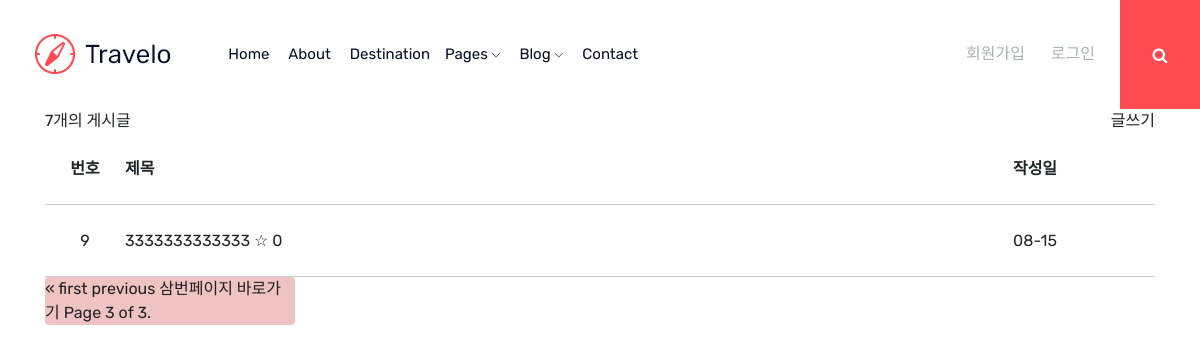
The app's page /?page=3, older data.
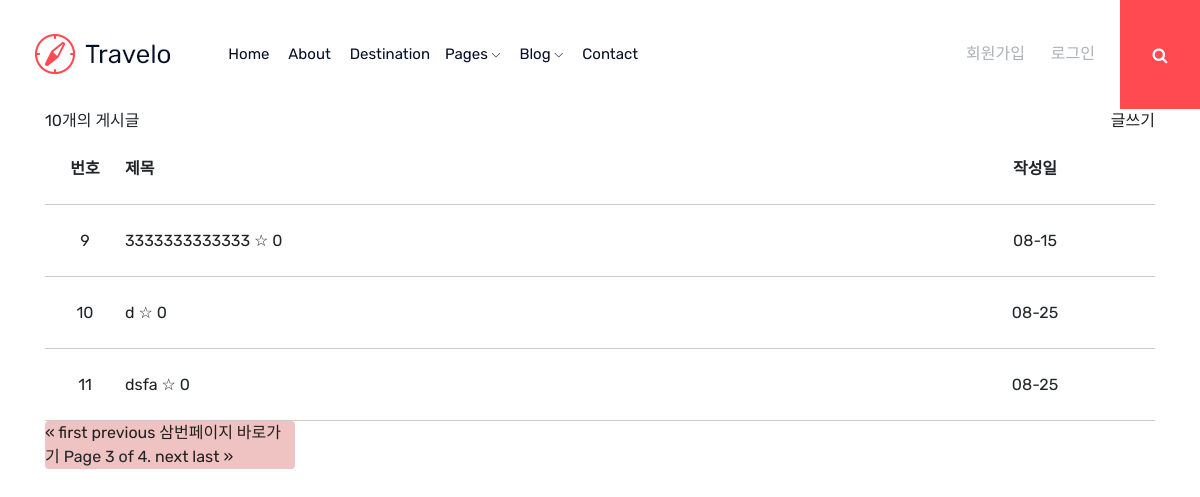
The same page, newer data.
### board/models.py (models this page shows, shortened)
class Post(models.Model):
    author = models.ForeignKey(settings.AUTH_USER_MODEL,
                               on_delete=models.CASCADE,
                               null=True,
                               related_name="created_posts")
    title = models.CharField("제목", max_length=50)
    camp_type = models.CharField("캠프 타입", max_length=20,default = '')
    camp_type_choice = (
		('백패킹', 'back'),
        ('차박', 'car'),
        ('오토캠핑', 'auto'))
    camp_type = models.CharField("캠프 타입", max_length=20, choices=camp_type_choice)
    desc = models.TextField("내용")     #사진 포함. photo = models.ImageField("사진", blank=True)
    position_latitude = models.FloatField("위도", null=True, blank=True, default=None)
    position_longitude= models.FloatField("경도", null=True, blank=True, default=None)
    address=models.CharField("주소", max_length=200,default = '')
    facility_toilet = models.BooleanField("화장실", default=False)
    facility_showerroom = models.BooleanField("샤워실",default=False)
    facility_cookroom = models.BooleanField("취사장", default=False)
    facility_store = models.BooleanField("매점", default=False)
    facility_electric = models.BooleanField("전기시설", default=False)
    facility_water_sewage = models.BooleanField("상하수시설", default=False)
    facility_fire = models.BooleanField("화재관련시설", default=False)
    capacity = models.FloatField("야영 가능한 사이트 수", null=True, blank=True, default=None)
    price_min=models.FloatField("최소이용가격", null=True, blank=True, default=None)
    price_max=models.FloatField("최대이용가격", null=True, blank=True, default=None)
    like = models.ManyToManyField(settings.AUTH_USER_MODEL,
                                  related_name="liked_posts")
    create_at = models.DateTimeField('처음작성시각', default=timezone.now)

### board/views.py (the view)
# urls.py: path('', index, name="index"),
def index(request):
    context = dict()
    search_q = request.GET.get('q', '')
    filter_q = request.GET.get('filter', '')  #filter_q = 오늘
    search_post = Post.objects.filter(
        Q(title__icontains=search_q) | Q(desc__icontains=search_q))
    filter_post = search_post.filter(
        Q(title__icontains=filter_q) | Q(desc__icontains=filter_q))
    paginator = Paginator(filter_post, 3)  # Show 25 contacts per page.
    page_number = request.GET.get('page')
    page_obj = paginator.get_page(page_number)
    context['all_post'] = filter_post
    context['page_obj'] = page_obj
    return render(request, 'index.html', context)

### board/templates/index.html (shortened to what this page needs)
{% extends 'header.html' %}
{%load static%}
{% block extrahead %}
    <link rel="stylesheet" href="{% static 'css/index.css' %}" type="text/css" />
{% endblock %}
{% block content %}
<div class = "container">
{{all_post|length}}개의 게시글
    <div class="write" style="float: right;">
    <a class="black_btn" href="{% url 'write' %}">글쓰기</a>
    </div>
<section>
    <div class="post_row post_row_label">
        <div class="post_id"> 번호 </div>
        <div class="post_title"> 제목 </div>
        <div class="post_date">작성일</div>
    </div>
    {% for one_post in page_obj %}
         <div class="post_row">
            <div class="post_id"> {{one_post.id}} </div>
            <div class="post_title">
                <a href="{% url 'detail' one_post.id %}">{{one_post.title}}</a>
                {% if user in one_post.like.all %}
                <a href="{% url 'like' one_post.id %}">★</a>
                {%else%}
                <a href="{% url 'like' one_post.id %}">☆</a>
                {%endif%}
                {{one_post.like.all|length }}
            </div>
            <div class="post_date">{{one_post.create_at|date:" m-d "}}</div>
        </div>
    {%endfor%}
    <div class="text_center" style="display: block; align-items:center; justify-content:center;">
    <div class="pagination" style = 'width:250px; background-color: rgb(240, 195, 195);'>
        <span class="step-links" >
            {% if page_obj.has_previous %}
                <a href="?page=1">&laquo; first</a>
                <a href="?page={{ page_obj.previous_page_number }}">previous</a>
            {% endif %}
            <a href="?page=3">삼번페이지 바로가기</a>
            <span class="current">
                Page {{ page_obj.number }} of {{ page_obj.paginator.num_pages }}.
            </span>
            {% if page_obj.has_next %}
                <a href="?page={{ page_obj.next_page_number }}">next</a>
                <a href="?page={{ page_obj.paginator.num_pages }}">last &raquo;</a>
            {% endif %}
        </span>
    </div>
    </div>
    </div>
{%endblock%}

### templates/header.html (shortened to what this page needs)
{% load static %}
<!DOCTYPE html>
<html lang="en">
<head>
    <link rel="stylesheet" href="{% static 'css/bootstrap.min.css' %}">
    <link rel="stylesheet" href="{% static 'css/owl.carousel.min.css' %}">
    <link rel="stylesheet" href="{% static 'css/magnific-popup.css' %}">
    <link rel="stylesheet" href="{% static 'css/font-awesome.min.css' %}">
    <link rel="stylesheet" href="{% static 'css/themify-icons.css' %}">
    <link rel="stylesheet" href="{% static 'css/nice-select.css' %}">
    <link rel="stylesheet" href="{% static 'css/flaticon.css' %}">
    <link rel="stylesheet" href="{% static 'css/gijgo.css' %}">
    <link rel="stylesheet" href="{% static 'css/animate.css' %}">
    <link rel="stylesheet" href="{% static 'css/slick.css' %}">
    <link rel="stylesheet" href="{% static 'css/slicknav.css' %}">
    <link rel="stylesheet" href="https://ajax.googleapis.com/ajax/libs/jqueryui/1.11.2/themes/smoothness/jquery-ui.css">
    <link rel="stylesheet" href="{% static 'css/style.css' %}">
    {% block extrahead %}
    {% endblock %}
</head>
<body>
    <header>
        <div class="header-area ">
            <div id="sticky-header" class="main-header-area">
                <div class="container-fluid">
                    <div class="header_bottom_border">
                        <div class="row align-items-center">
                            <div class="col-xl-2 col-lg-2">
                                <div class="logo">
                                    <a class="logo" href="{% url 'index' %}">
                                        <img src="{% static 'img/logo.png' %}" alt="">
                                    </a>
                                </div>
                            </div>
                            <div class="col-xl-6 col-lg-6">
                                <div class="main-menu  d-none d-lg-block">
                                    <nav>
                                        <ul id="navigation">
                                            <li><a class="active" href="index.html">home</a></li>
                                            <li><a href="about.html">About</a></li>
                                            <li><a class="" href="travel_destination.html">Destination</a></l/li>
                                            <li><a href="#">pages <i class="ti-angle-down"></i></a>
                                            </li>
                                            <li><a href="#">blog <i class="ti-angle-down"></i></a>
                                            </li>
                                            <li><a href="contact.html">Contact</a></li>
                                        </ul>
                                    </nav>
                                </div>
                            </div>
                            <div class="col-xl-4 col-lg-4 d-none d-lg-block">
                                <div class="social_wrap d-flex align-items-center justify-content-end">
                                    <div class="social_links d-none d-xl-block">
                                        <ul>
                                                {% if user.is_authenticated %}
                                                    <li><a href="{% url 'index' %}">{{user}}</a></li>
                                                    <a href="{% url 'signout' %}">로그아웃</a></li>
                                                {%else%}
                                                    <li><a href="{% url 'signup' %}">회원가입</a></li>
                                                    <li><a href="{% url 'signin' %}">로그인</a></li>
                                                {%endif%}
                                        </ul>
                                    </div>
                                </div>
                            </div>
                            <div class="seach_icon">
                                <a data-toggle="modal" data-target="#exampleModalCenter" href="#">
                                    <i class="fa fa-search"></i>
                                </a>
                            </div>
                            <div class="col-12">
                            </div>
                        </div>
                    </div>
                </div>
            </div>
        </div>
    </header>
    {% block content %}
    {%endblock%}
</body>
</html>

### board/static/css/index.css (style rules this page uses)
section { width:100%; display:flex; flex-direction: column; background-color:white; }
.post_row { display:flex; align-items: center; height:4.5rem; border-bottom:1.5px solid #ccc; }
.post_row_label div { font-weight:bold; }
.post_id { width:5rem; text-align:center; }
.post_title { flex:1; }
.post_date { width:15rem; text-align:center; }

Row changes from the older to the newer data that the page shows:
added Post: id "10", title "d", like.all|length "0", create_at "08-25"
added Post: id "11", title "dsfa", like.all|length "0", create_at "08-25"
Text that changed along with them:
{{ all_post|length }}: "7" → "10"
{{ page_obj.paginator.num_pages }}: "3" → "4"
text now shown: "next last »"
